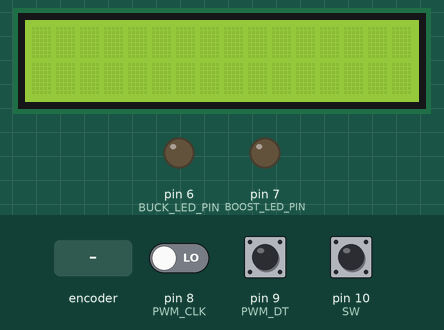
Simulated run of this sketch. Board: Arduino Uno, built with avr-gcc and run on an emulated ATmega328P. On the bench: 16×2 character LCD, output pins drawn as LEDs (lit = HIGH). The inputs (shaded band) are chosen by the test bench; at power-on: pin 10 (SW) HIGH, pin 8 (PWM_CLK) LOW, pin 9 (PWM_DT) HIGH. What the sketch prints to the serial monitor is not drawn.

Above: at 1.2 s.
1.3 s: rotary encoder on pin 8 (PWM_CLK) / pin 9 (PWM_DT) turned 3 steps (first pin leading)
At 2.8 s:
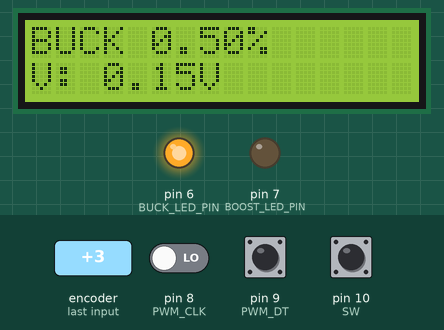
3.4 s: pin 10 (SW) pulled LOW for 0.15 s
5.0 s: rotary encoder on pin 8 (PWM_CLK) / pin 9 (PWM_DT) turned 1 step (first pin leading)
At 5.3 s:
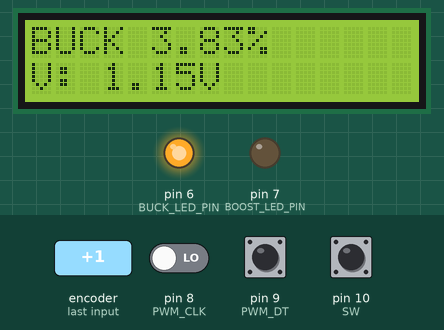
6.7 s: pin 10 (SW) pulled LOW for 1 s
Timing chart, 0 to 9.7 s (numbered marks = the images above; inputs shaded):
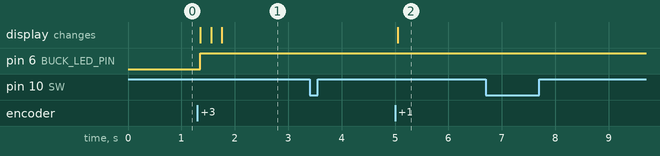

The sketch:

RevA.ino
```cpp
#include <Arduino.h>
#include <LiquidCrystal.h>

// Assuming RS is connected to pin 12, E to pin 11, D4 to pin 5, D5 to pin 4, D6 to pin 3, and D7 to pin 2
LiquidCrystal lcd(12, 11, 5, 4, 3, 2);

// Rotary Encoder for PWM Control Inputs
#define PWM_CLK 8
#define PWM_DT 9
#define SW 10 // Rotary encoder push switch
// #define DAC_PIN DAC0 // Commented out for now

const int BUCK_LED_PIN = 6;  // Digital pin for buck mode LED
const int BOOST_LED_PIN = 7; // Digital pin for boost mode LED

const int BUCK_MAX = 600;
const int BOOST_MAX = 3400;
const int FINE_ADJUSTMENT = 1;   // 0.05V steps
const int LARGER_ADJUSTMENT = 20; // 1V steps

int pwmCounter = 0;
int currentStatePWMCLK;
int lastStatePWMCLK = LOW;
bool isBuck = true;
bool fineAdjust = true;
int lastButtonState = HIGH;  // For debouncing the switch

bool encoderStateChanged = false; // Initialize the flag

void setup() {
    pinMode(PWM_CLK, INPUT);
    pinMode(PWM_DT, INPUT);
    pinMode(SW, INPUT_PULLUP);

    // Set LED pins as OUTPUT
    pinMode(BUCK_LED_PIN, OUTPUT);
    pinMode(BOOST_LED_PIN, OUTPUT);

    currentStatePWMCLK = digitalRead(PWM_CLK);

    Serial.begin(9600);  // Initialize Serial Monitor
    lcd.begin(16, 2); // Initialize 16x2 LCD
}

int readEncoder() {
    currentStatePWMCLK = digitalRead(PWM_CLK);

    if (currentStatePWMCLK != lastStatePWMCLK && currentStatePWMCLK == 1) {
        if (digitalRead(PWM_DT) == 0) {
            pwmCounter += (fineAdjust) ? FINE_ADJUSTMENT : LARGER_ADJUSTMENT;
        } else {
            pwmCounter -= (fineAdjust) ? FINE_ADJUSTMENT : LARGER_ADJUSTMENT;
        }

        // Mode switching and boundary checking
        if (isBuck) {
            if (pwmCounter > BUCK_MAX) {
                pwmCounter = 0; // Reset counter for boost mode
                isBuck = false;
            } else if (pwmCounter < 0) {
                pwmCounter = 0;
            }
        } else {
            if (pwmCounter > BOOST_MAX) {
                pwmCounter = BOOST_MAX;
            } else if (pwmCounter < 0) {
                pwmCounter = BUCK_MAX; // Set counter to BUCK_MAX for buck mode
                isBuck = true;
            }
        }

        encoderStateChanged = true; // Set the flag
    }
    lastStatePWMCLK = currentStatePWMCLK;
}

void handlePWLEncoder() {
    readEncoder();
    //printOutput();
}

void handleSwitchDebounce() {
    int buttonState = digitalRead(SW);
    if (buttonState == LOW && lastButtonState == HIGH) {
        fineAdjust = !fineAdjust;
        Serial.print("Switch State: ");
        Serial.println(fineAdjust ? "FINE" : "LARGER");
        delay(50); // Debounce delay
    }
    lastButtonState = buttonState;
}

void loop() {
    readEncoder(); // Handle encoder input with debouncing
    handleSwitchDebounce();

    // Check if the encoder state has changed
    if (encoderStateChanged) {
        encoderStateChanged = false; // Clear the flag
        Serial.print("Mode: ");
        Serial.print(isBuck ? "BUCK\t" : "BOOST\t");

        // Calculate duty cycle
        float dutyCycle = (float)pwmCounter / (isBuck ? BUCK_MAX : BOOST_MAX) * 100.0;

        // Calculate output voltage
        float outputVoltage;
        if (isBuck) {
            outputVoltage = (float)pwmCounter / BUCK_MAX * 30.0;  // Scale according to the 0-30V range for buck
        } else {
            outputVoltage = 30 + (float)(pwmCounter) * FINE_ADJUSTMENT / (BOOST_MAX - BUCK_MAX) * 170.0; // Start at 30V + scale according to the 30-200V range for boost
        }

        // Now, update the LCD:
        // Now, update the LCD:
        lcd.clear();  // Clear the LCD screen

        // Print the mode and duty cycle on the first row
        lcd.setCursor(0, 0);  // Set cursor to the top-left
        lcd.print(isBuck ? "BUCK " : "BOOST");
        lcd.print(dutyCycle, 2);
        lcd.print("%");

        // Print the output voltage on the second row
        lcd.setCursor(0, 1);  // Set cursor to the start of the second row
        lcd.print("V: ");
        lcd.print(outputVoltage, 2);
        lcd.print("V");

        // Control LEDs based on the current mode
        digitalWrite(BUCK_LED_PIN, isBuck ? HIGH : LOW);
        digitalWrite(BOOST_LED_PIN, isBuck ? LOW : HIGH);
    }
}
```

Measured:
- after the input at 1.3 s, pin 6 (BUCK_LED_PIN): LOW → HIGH after 0.06 s; the display: first changes after 0.06 s (image 1 shows a later state)
- after the input at 3.4 s, every drawn part: stays the same
- after the input at 5.0 s, the display: changes after 0.06 s (image 2)
- after the input at 6.7 s, every drawn part: stays the same
